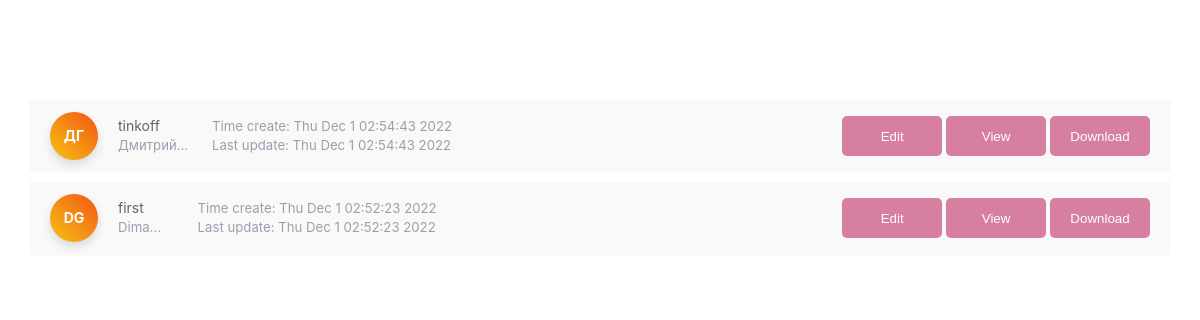
Page /show/ on the committed database.
### pdf_converter/models.py (models this page shows)
class Resume(models.Model):
    filename = models.CharField(max_length=255)
    name = models.CharField(max_length=255)
    photo = models.ImageField(upload_to="photos/%Y/%m/%d")
    contacts = models.TextField(blank=True)
    education = models.TextField(blank=True)
    awards = models.TextField(blank=True)
    skills = models.TextField(blank=True)
    username = models.CharField(max_length=255)
    time_create = models.DateTimeField(auto_now_add=True)
    time_update = models.DateTimeField(auto_now=True)
    def get_first_letters(self):
        ls = self.name.split(' ')
        if len(ls) >= 2:
            return f'{(ls[0][0] + ls[1][0]).upper()}'
        if len(ls) == 1:
            return f'{ls[0][0].upper()}'
        return ''

### pdf_converter/views.py (the view)
# urls.py: path('show/', show_archive, name='show_archive'),
def show_archive(request):
    posts = Resume.objects.filter(username=f'{request.user.username}').order_by('-time_create')
    return render(request, 'pdf_converter/archive.html', {'posts': posts})

### pdf_converter/templates/pdf_converter/archive.html (shortened to what this page needs)
{% load static %}
<!DOCTYPE html>
<html lang="en">
<head>
    <link type="text/css" href="{% static 'pdf_converter/css/archive.css' %}" rel="stylesheet"/>
</head>
<body>
<div class="page-content page-container" id="page-content">
   <div class="padding">
      <div class="row">
         <div class="col-sm-1">
            <div class="list list-row block">
                {% for post in posts %}
               <div class="list-item" data-id="19">
                  <div><span class="w-48 avatar gd-warning">{{ post.get_first_letters }}</span></div>
                  <div class="flex">
                     <a href="{% url 'show_resume' post.pk %}" class="item-author text-color" data-abc="true">{{ post.filename }}</a>
                      <div class="item-except text-muted text-sm h-1x"><a href="{% url 'show_resume' post.pk %}" class="no-blue">{{ post.name }}</a></div>
                  </div>
                  <div class="no-wrap">
                      <div class="item-date text-muted text-sm d-none d-md-block">Time create: {{ post.time_create.ctime }}</div>
                      <div class="item-date text-muted text-sm d-none d-md-block">Last update: {{ post.time_create.ctime }}</div>
                  </div>
                   <div class="open">
                       <a href="{% url 'show_resume' post.pk %}"> <button class="onbutton" data-tooltip="Watch resume">Edit</button> </a>
                       <a href="{% url 'download' post.pk %}"> <button class="onbutton" data-tooltip="Watch resume">View</button> </a>
                       <a href="{% url 'download' post.pk %}"> <button class="onbutton" data-tooltip="Watch resume"> Download</button> </a>
                   </div>
               </div>
                {% endfor %}
            </div>
         </div>
      </div>
   </div>
</div>
</body>
</html>

### pdf_converter/static/pdf_converter/css/archive.css (style rules this page uses)
body { margin: 0; font-family: -apple-system, BlinkMacSystemFont, "Segoe UI", Roboto, "Helvetica Neue", Arial, sans-serif, "Apple Color Emoji", "Segoe UI Emoji", "Segoe UI Symbol"; font-size: .875rem; font-weight: 400; line-height: 1.4285714286; color: #212529; text-align: left; }
#page-content { margin-top:100px; }
a { color: #448bff; text-decoration: none; background-color: transparent; }
@media (min-width:576px) { .col-sm-1 { flex: 0 0 50%; max-width: 100% } }
.text-muted { color: #99a0ac!important }
.block, .card { background: #fff; border-width: 0; border-radius: .25rem; box-shadow: 0 1px 3px rgba(0, 0, 0, .05); margin-bottom: 1.5rem }
.avatar { position: relative; line-height: 1; border-radius: 500px; white-space: nowrap; font-weight: 700; border-radius: 100%; display: -ms-flexbox; display: flex; -ms-flex-pack: center; justify-content: center; -ms-flex-align: center; align-items: center; -ms-flex-negative: 0; flex-shrink: 0; border-radius: 500px; box-shadow: 0 5px 10px 0 rgba(50, 50, 50, .15) }
.gd-warning { color: #fff; border: none; background: #f4c414 linear-gradient(45deg, #f4c414, #f45414) }
@media (min-width:992px) { .page-container { max-width: 1140px; margin: 0 auto } }
.list { padding-left: 0; padding-right: 0 }
.list-item { position: relative; display: -ms-flexbox; display: flex; -ms-flex-direction: column; flex-direction: column; min-width: 0; word-wrap: break-word; margin-bottom: 10px; background-color: #f9f9fa }
.list-row .list-item { -ms-flex-direction: row; flex-direction: row; -ms-flex-align: center; align-items: center; padding: .75rem .625rem }
.list-row .list-item>* { padding-left: .625rem; padding-right: .625rem }
.no-wrap { white-space: nowrap }
.text-color { color: #5e676f }
.text-sm { font-size: .825rem }
.h-1x { height: 1.25rem; overflow: hidden; display: -webkit-box; -webkit-line-clamp: 1; -webkit-box-orient: vertical }
.w-48 { width: 48px!important; height: 48px!important }
a:link { text-decoration: none; }
.item-except a { display: block; width: 100%; height: 100%; }
.no-blue { color: #99a0ac!important }
.open { margin-left: 5px; width: 100%; text-align: right; }
.onbutton { width:100px; height:40px; border:none; border-radius:5px; background-color:#D77FA1; color:#fff; cursor:pointer; }

### rows in the picture
Resume: get_first_letters "ДГ", filename "tinkoff", time_create.ctime "Thu Dec 1 02:54:43 2022"
Resume: get_first_letters "DG", filename "first", time_create.ctime "Thu Dec 1 02:52:23 2022"
